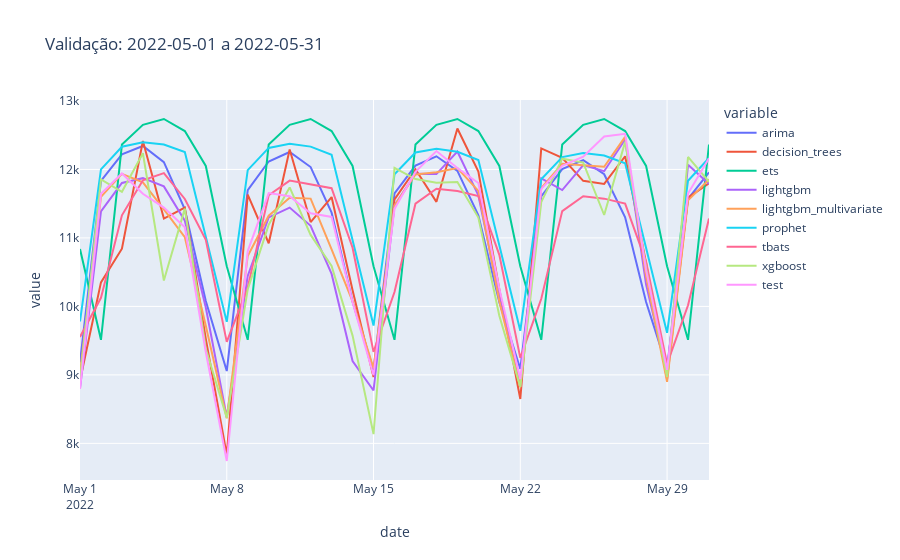

This figure's notebook cell:
### Code cell
df3 = df2.reset_index().melt(id_vars = "date")
px.line(df3, x = "date", y = "value", color= "variable", title=f"Validação: {date_init} a {date_end}")
